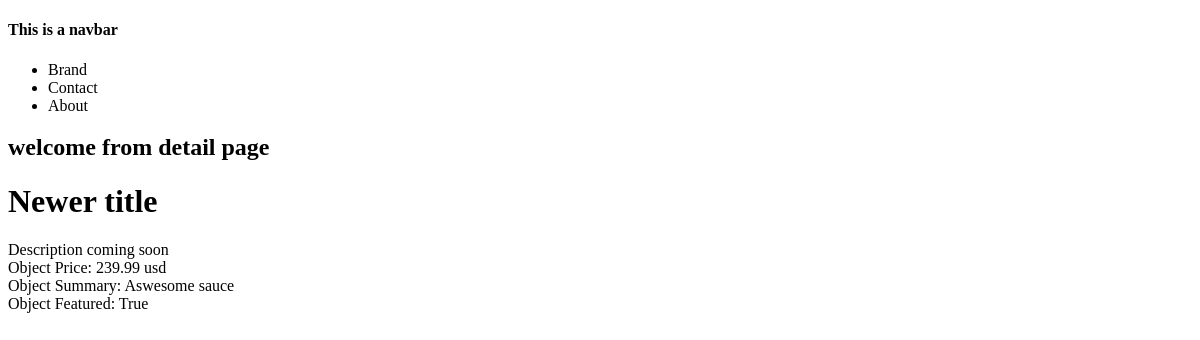
Page /details/ on the earlier database version.
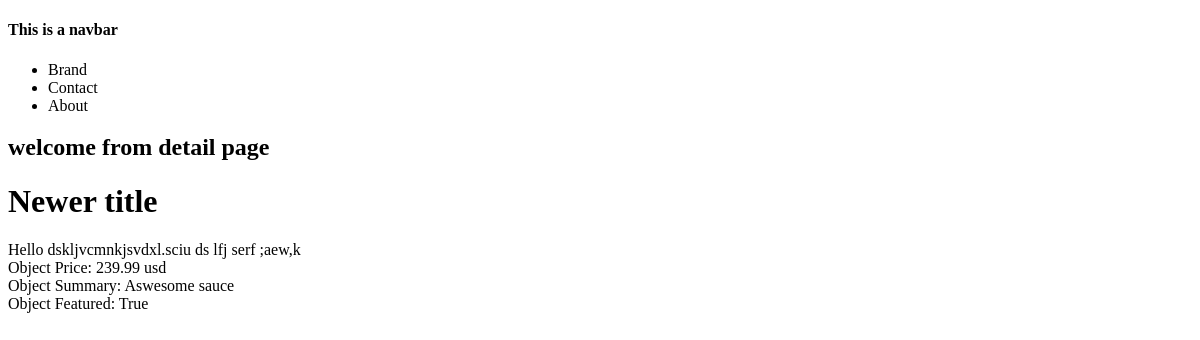
Same page on the later database version.
### products/models.py (models this page shows)
class Product(models.Model):
    title = models.CharField(max_length=120) # max field must be declared
    description = models.TextField(blank=True, null=True) #can be null or blank
    price = models.DecimalField(decimal_places=2, max_digits=10000)
    summary = models.TextField(default='This is summary')
    featured = models.BooleanField(default=True) #null = True , default = True

### products/views.py (the view)
# urls.py: path('details/',product_detail_view),
def product_detail_view(request):
    obj = Product.objects.get(id=2)
    context ={
        'object' : obj
    }
    return render(request, "detail.html", context)

### templates/detail.html
{% extends "base.html" %}
{% block content %}
<h2>welcome from detail page</h2>
<h1>{{ object.title }}</h1>
<p>
    {% if object.description %}
        {{ object.description }}
    {% else %}
        Description coming soon
    {% endif %}
    <br>
    Object Price: {{ object.price }} usd
    <br>
    Object Summary: {{ object.summary }}
    <br>
    Object Featured: {{ object.featured }}
</p>
{% endblock %}

### templates/base.html (shortened to what this page needs)
<!doctype html>
<html>
<head>
</head>
<body>
<h4>This is a navbar</h4>
    {% include 'navbar.html' %}
    {% block content %}{% endblock %}
</body>
</html>

### templates/navbar.html
<nav>
    <ul>
        <li>Brand</li>
        <li>Contact</li>
        <li>About</li>
    </ul>
</nav>

Differences in the rows shown:
changed Product "Newer title": description (not shown) → "Hello dskljvcmnkjsvdxl.sciu ds lfj serf ;aew,k"
Other differences:
text no longer shown: "Description coming soon"
